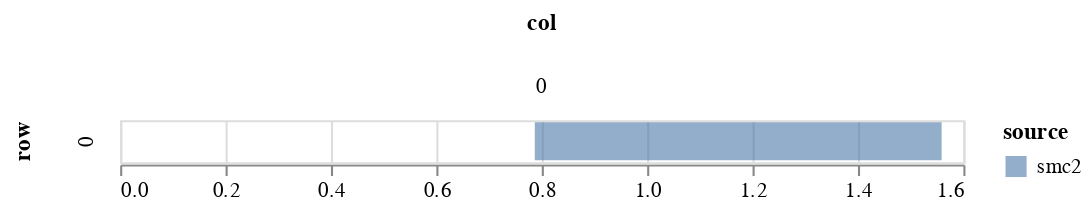

The cell this chart's notebook holds for it:
### Markdown cell above
## Plot quantiles

### Code cell
param = 'beta'
df = get_post_df(ps_smc2[param])
df_quant = df.groupby(['row', 'col'])[['value']].quantile(0.025).reset_index()
df_quant.rename({'value':'q1'}, axis=1, inplace=True)
df_quant2 = df.groupby(['row', 'col'])[['value']].quantile(0.975).reset_index()
df_quant2.rename({'value':'q2'}, axis=1, inplace=True)

df = df_quant.merge(df_quant2, on=['row', 'col'])

# simple quantile chart
df['source'] = 'smc2'
c1 = alt.Chart(df[df.row==0]).mark_bar(opacity=0.6).encode(
        alt.X('q1', title=None),
        alt.X2('q2', title=None),
        alt.Row('row'),
        alt.Column('col'),
        alt.Color('source')
)
c1

### Figure 1 — Vega-Lite specification as saved in the notebook (floating-point values rounded to 4 significant figures)
{"config": {"view": {"continuousWidth": 400, "continuousHeight": 300}}, "data": {"name": "data-9c42d0b69a101ebd6a5d5deb5a5b211d"}, "mark": {"type": "bar", "opacity": 0.6}, "encoding": {"color": {"type": "nominal", "field": "source"}, "column": {"type": "quantitative", "field": "col"}, "row": {"type": "quantitative", "field": "row"}, "x": {"type": "quantitative", "field": "q1", "title": null}, "x2": {"field": "q2", "title": null}}, "$schema": "https://vega.github.io/schema/vega-lite/v4.8.1.json", "datasets": {"data-9c42d0b69a101ebd6a5d5deb5a5b211d": [{"row": 0, "col": 0, "q1": 0.7868, "q2": 1.559, "source": "smc2"}]}}
